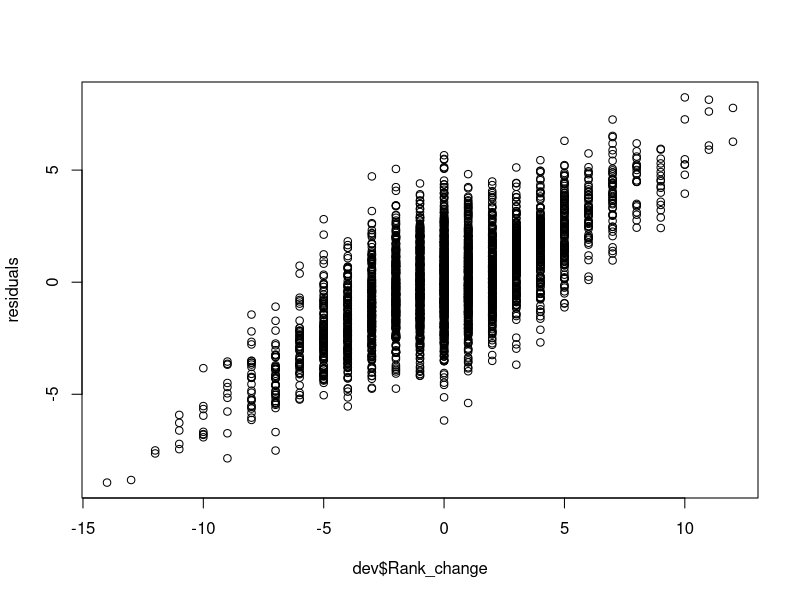
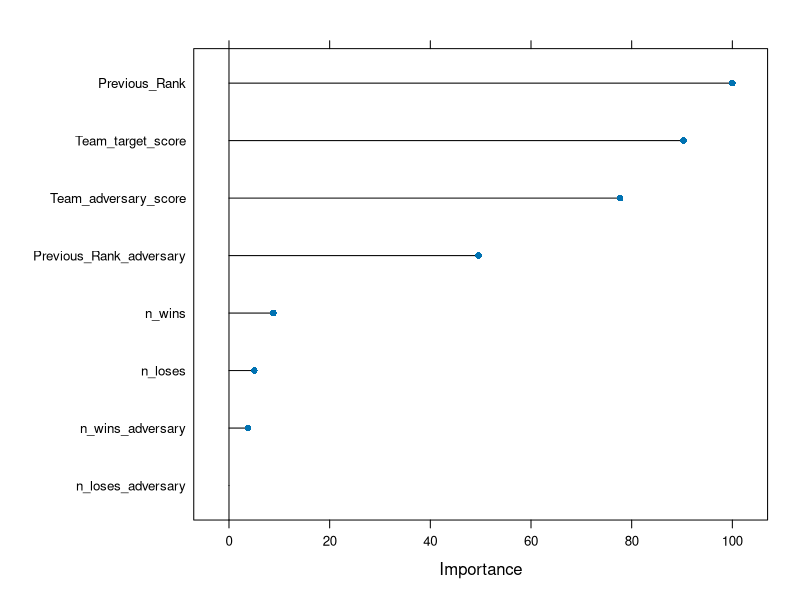

R code for these plots, in order:
## ---- chunk 1
library(tidyverse)
library(caret)
## ---- chunk 2
game_results = read_csv("nfl_game_results.csv")
game_results = game_results %>% select(Date, `Home Team`, `Away Team`, `Home Score`, `Away Score`)
## ---- chunk 3
get_season = function(date){
  month = format(date, "%m") %>% as.integer()
  year = format(date, "%Y") %>% as.integer()
  if(month < 3){
    return(year - 1)
  }
  return(year)
}

game_results = game_results %>% rowwise %>% mutate(Season = get_season(Date))
## ---- chunk 4
get_week = function(dates){
  DAY_BEFORE = 1
  dif_of_weeks = difftime(dates, min(dates)-DAY_BEFORE, units = "weeks") %>% as.integer()
  week = dif_of_weeks + 1
  week
}

game_results = game_results %>% group_by(Season) %>% mutate(Week = get_week(Date))
## ---- chunk 5
game_results$Day_of_week = weekdays(game_results$Date)
## ---- chunk 6
game_results$Type = with(game_results, if_else(Week <= 17, "Regular Season",
                         if_else(Week == 18, "Wild Card",
                                 if_else(Week == 19, "Divisional",
                                         if_else(Week == 20, "Conference",
                                                 "Super Bowl")))))
## ---- chunk 7
power_rankings = read_csv("python_crawlers/crawlers/spiders/nfl.csv")
preseason_rankings =  power_rankings %>% filter(week == 0)

power_rankings = power_rankings %>% filter(week %in% 0:17)
power_rankings$week = power_rankings$week %>% as.integer()
## ---- chunk 8
get_previous_rank <- function(data, week_number, team_name, season_year, data_consult){
  if(week_number == 0){
    previous_rank = 0
  } else {
    previous_rank = data_consult %>% filter(week == (week_number-1), team == team_name, year == season_year) %>% select(rank) %>% as.integer()
  }
  return(previous_rank)
}

previous = power_rankings %>% group_by(team, year) %>% rowwise() %>% do(Previous_Rank = get_previous_rank(., .$week, .$team, .$year, power_rankings))
power_rankings = power_rankings %>% bind_cols(Previous_Rank = previous$Previous_Rank %>% unlist()) %>% mutate(Rank_change = rank - Previous_Rank)
## ---- chunk 9
teams_results = game_results %>% select(Date, Team_target =`Home Team`, Team_adversary = `Away Team`, Team_target_score =`Home Score`, Team_adversary_score =`Away Score`, Season, Week, Day_of_week, Type)
teams_results_2 = game_results %>% select(Date, Team_target = `Away Team`, Team_adversary =`Home Team`, Team_target_score =`Away Score`, Team_adversary_score =`Home Score`, Season, Week, Day_of_week, Type)
teams_results = rbind(teams_results, teams_results_2)
## ---- chunk 10
games_context = teams_results %>% inner_join(power_rankings, by = c("Team_target" = "team", "Season" = "year", "Week" = "week"))
games_context = games_context %>% inner_join(power_rankings %>% rename_at(vars(-team, -year, -week),function(x) paste0(x,"_adversary")), by = c("Team_adversary" = "team", "Season" = "year", "Week" = "week"))
## ---- chunk 11
games_context = games_context %>% ungroup() %>% select(-Date, -Team_target, -Team_adversary, -Season, -Week, -Day_of_week, -Type, -record, -record_adversary, -rank, -rank_adversary, -Rank_change_adversary, -n_ties, -n_ties_adversary)
## ---- chunk 12
split = createDataPartition(y = games_context$Rank_change, p = 0.7, list = FALSE)
dev = games_context[split,]
val = games_context[-split,]
ctrl = trainControl(method = "cv", number = 10)

lmCVFit = train(Rank_change ~ ., data = dev, method = "lm", trControl = ctrl, metric="Rsquared")
residuals = resid(lmCVFit)
predictedValues = predict(lmCVFit)
predictedVal = predict(lmCVFit, val)
modelvalues = data.frame(obs = val$Rank_change, pred=predictedVal)
## ---- chunk 13
plot(dev$Rank_change, residuals)
plot(varImp(lmCVFit))
defaultSummary(modelvalues)
## ---- chunk 14

